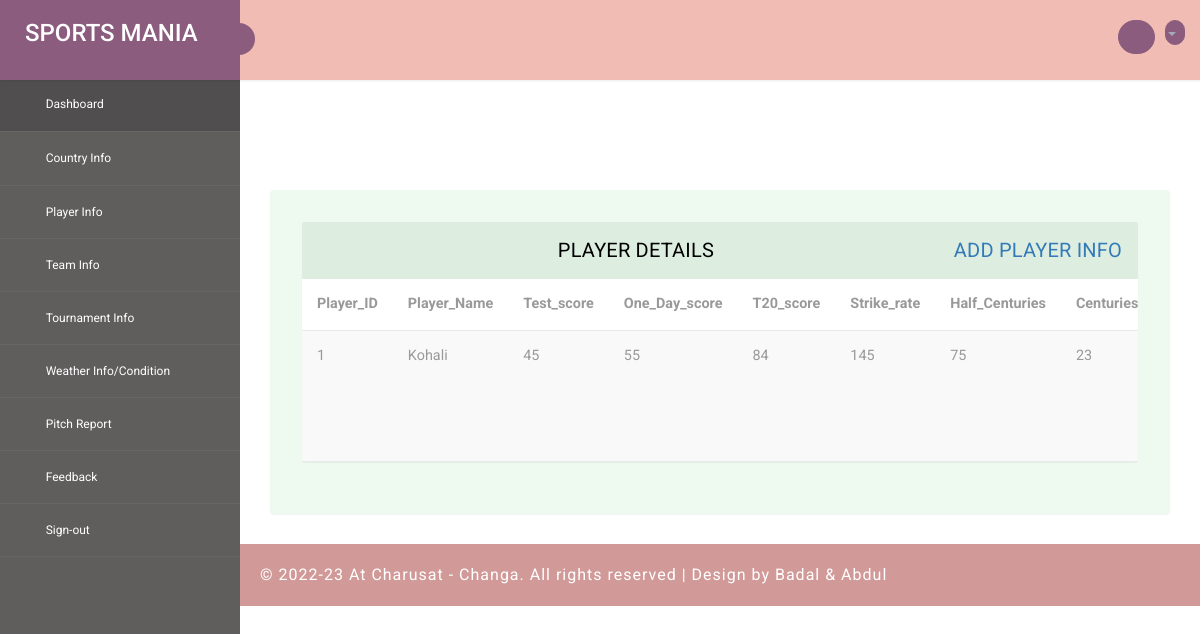
/playerinfo.php (signed in), run on the app's committed database.
### tables this page shows
CREATE TABLE `plyer_tbl` (
  `Player_Id` int(5) NOT NULL,
  `Player_Name` varchar(20) NOT NULL,
  `Test_score` varchar(100) NOT NULL,
  `One_Day_Score` varchar(100) NOT NULL,
  `T20_Score` varchar(100) NOT NULL,
  `Srike_Rate` varchar(100) NOT NULL,
  `Half_Centuries` varchar(100) NOT NULL,
  `Centuries` varchar(100) NOT NULL,
  `Player_Image` text NOT NULL,
  `Total_Score` varchar(10000) NOT NULL,
  `Age` varchar(35) NOT NULL,
  `Team_Name` varchar(20) NOT NULL,
  `Total_Matches_Played` varchar(100) NOT NULL,
  `Taken_Wickets` varchar(100) NOT NULL
);

### playerinfo.php (the view, shortened to what this page needs)
<?php
    include "header.php";
?>
<section id="main-content">
	<section class="wrapper">
		<section class="wrapper">
		<div class="table-agile-info">
  <div class="panel panel-default">
    <div class="panel-heading">
      Player details
	  <a style="float:right" href="addplayerinfo.php">Add Player Info</a>
    </div>
    <div class="table-responsive">
      <table class="table table-striped b-t b-light">
        <thead>
          <tr>
            <th>Player_ID</th>
            <th>Player_Name</th>
            <th>Test_score</th>
			<th>One_Day_score</th>
			<th>T20_score</th>
		    <th>Strike_rate</th>
            <th>Half_Centuries</th>
			<th>Centuries</th>
          </tr>
		 <?php
	    $result=mysqli_connect("localhost","root","","sports");
		$q="Select * from plyer_tbl";
		$c=mysqli_query($result,$q);
		While($row=mysqli_fetch_array($c))
		{
		?>
        </thead>
             <tr>
			   <td><?php echo $row['Player_Id'];?></td>
			   <td><?php echo $row['Player_Name'];?></td>
               <td><?php echo $row['Test_score'];?></td>
			   <td><?php echo $row['One_Day_Score'];?></td>
			   <td><?php echo $row['T20_Score'];?></td>
			   <td><?php echo $row['Srike_Rate'];?></td>
			   <td><?php echo $row['Half_Centuries'];?></td>
			   <td><?php echo $row['Centuries'];?></td>
			  </tr>
		<?php
		}
		?>
		  </table>
		</div>
	  </div>
	</div>
	</section>
	</section>
<?php
    include "footer.php";
?>

### css/style.css (style rules this page uses)
html, body { font-family: 'Roboto', sans-serif; font-size: 100%; overflow-x: hidden; background: url(../images/bg.jpg) no-repeat 0px 0px; background-size:cover; }
body a { transition: 0.5s all ease; -webkit-transition: 0.5s all ease; -moz-transition: 0.5s all ease; -o-transition: 0.5s all ease; -ms-transition: 0.5s all ease; text-decoration:none; }
#main-content { margin-left:240px; -webkit-transition:all .3s ease-in-out; -moz-transition:all .3s ease-in-out; -o-transition:all .3s ease-in-out; transition:all .3s ease-in-out; }
.wrapper { display:inline-block; margin-top:80px; padding:15px; width:100%; }
.panel-heading { position: relative; height: 57px; line-height: 57px; letter-spacing: 0.2px; color: #000; font-size: 18px; font-weight: 400; padding: 0 16px; background:#ddede0; border-top-right-radius: 2px; border-top-left-radius: 2px; text-transform: uppercase; text-align: center; }
.panel { border: none ! important; }
.table>thead>tr>th { border-bottom: 1px solid #e1ab91 ! important; }
.table>tbody>tr>td, .table>tbody>tr>th, .table>tfoot>tr>td, .table>tfoot>tr>th, .table>thead>tr>td, .table>thead>tr>th { border-bottom: 1px solid #e9e9e9 ! important; }
.table > thead > tr > th, .table > tbody > tr > th, .table > tfoot > tr > th, .table > thead > tr > td, .table > tbody > tr > td, .table > tfoot > tr > td { border-top: none !important; }
.table td, .table>tbody>tr>td, .table>tbody>tr>th, .table>tfoot>tr>td, .table>tfoot>tr>th, .table>thead>tr>td, .table>thead>tr>th { padding: 15px!important; }
.table > thead > tr > th, .table > tbody > tr > th, .table > tfoot > tr > th, .table > thead > tr > td, .table > tbody > tr > td, .table > tfoot > tr > td { font-size: 0.9em; color: #999; border-top: none !important; }
.table-agile-info { background: #eef9f0; padding: 2em; border-radius: 4px; -webkit-box-shadow: 0 1px 1px rgba(0,0,0,.05); box-shadow: 0 1px 1px rgba(0,0,0,.05); }
.panel-default>.panel-heading { color: #000000 ! important; background-color: #ddede0 ! important; border-color: #ddede0 ! important; font-size: 20px; }

### data on the page
plyer_tbl: Player_Id "1", Player_Name "Kohali", Test_score "45", One_Day_Score "55", T20_Score "84", Srike_Rate "145", Half_Centuries "75", Centuries "23"
